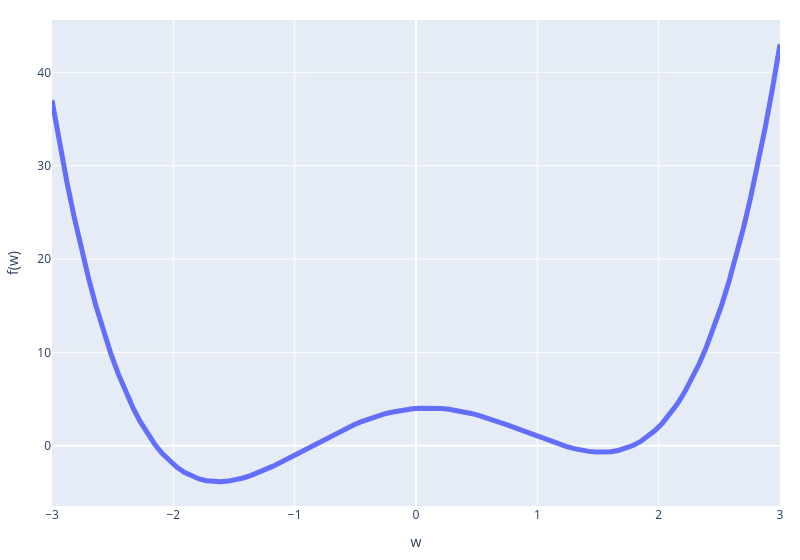

The notebook cell this image was saved under:
### Markdown cell above
**Problem 3**: Minimize the function
\begin{align}
\arg \min_{w \in \mathbb{R}} w^4 - 5 w^2 + w + 4
\end{align}

<!---
$$
\arg \min_{w \in \mathbb{R}} (1-w)(1+w)(2-w)(2+w) + w
$$

```python
import sympy
w = sympy.Symbol('w')
exp = sympy.factor( (1-w)*(1+w)*(2-w)*(2+w) + w)
display(exp)
# latex for expression
sympy.latex(exp)
```
--->

### Code cell
w = np.linspace(-3,3,100)
f = lambda w: w**4 - 5 * w**2 + w + 4
fig = px.line(x=w, y=f(w), labels={'x': 'w', 'y': 'f(w)'})
#increase the line width
fig.update_traces(line_width=5)
fig.update_layout(margin=dict(l=20, r=20, t=20, b=20))
# fig.write_image("images/function3.pdf")
fig

### Figure 1 — Plotly figure (JSON) as saved in the notebook; plotly's stock layout.template omitted (floating-point values rounded to 4 significant figures)
{"data": [{"hovertemplate": "w=%{x}<br>f(w)=%{y}<extra></extra>", "legendgroup": "", "line": {"color": "#636efa", "dash": "solid", "width": 5}, "marker": {"symbol": "circle"}, "mode": "lines", "name": "", "orientation": "v", "showlegend": false, "type": "scatter", "x": [-3.0, -2.939, -2.879, -2.818, -2.758, -2.697, -2.636, -2.576, -2.515, -2.455, -2.394, -2.333, -2.273, -2.212, -2.152, -2.091, -2.03, -1.97, -1.909, -1.848, -1.788, -1.727, -1.667, -1.606, -1.545, -1.485, -1.424, -1.364, -1.303, -1.242, -1.182, -1.121, -1.061, -1.0, -0.9394, -0.8788, -0.8182, -0.7576, -0.697, -0.6364, -0.5758, -0.5152, -0.4545, -0.3939, -0.3333, -0.2727, -0.2121, -0.1515, -0.09091, -0.0303, 0.0303, 0.09091, 0.1515, 0.2121, 0.2727, 0.3333, 0.3939, 0.4545, 0.5152, 0.5758, 0.6364, 0.697, 0.7576, 0.8182, 0.8788, 0.9394, 1.0, 1.061, 1.121, 1.182, 1.242, 1.303, 1.364, 1.424, 1.485, 1.545, 1.606, 1.667, 1.727, 1.788, 1.848, 1.909, 1.97, 2.03, 2.091, 2.152, 2.212, 2.273, 2.333, 2.394, 2.455, 2.515, 2.576, 2.636, 2.697, 2.758, 2.818, 2.879, 2.939, 3.0], "xaxis": "x", "y": [37.0, 32.51, 28.37, 24.55, 21.05, 17.84, 14.92, 12.27, 9.873, 7.72, 5.795, 4.086, 2.581, 1.267, 0.1312, -0.8369, -1.649, -2.316, -2.849, -3.258, -3.553, -3.744, -3.84, -3.85, -3.783, -3.648, -3.452, -3.203, -2.91, -2.578, -2.215, -1.826, -1.42, -1.0, -0.573, -0.1437, 0.2828, 0.7022, 1.11, 1.503, 1.877, 2.228, 2.555, 2.854, 3.123, 3.361, 3.565, 3.734, 3.868, 3.965, 4.026, 4.05, 4.037, 3.989, 3.906, 3.79, 3.642, 3.464, 3.259, 3.028, 2.776, 2.504, 2.217, 1.919, 1.614, 1.306, 1.0, 0.7015, 0.416, 0.1491, -0.09291, -0.3036, -0.4761, -0.6034, -0.678, -0.6921, -0.6376, -0.5062, -0.289, 0.02301, 0.4392, 0.9693, 1.623, 2.412, 3.345, 4.434, 5.691, 7.126, 8.753, 10.58, 12.63, 14.9, 17.42, 20.19, 23.23, 26.56, 30.19, 34.12, 38.39, 43.0], "yaxis": "y"}], "layout": {"legend": {"tracegroupgap": 0}, "margin": {"b": 20, "l": 20, "r": 20, "t": 20}, "width": 800, "xaxis": {"anchor": "y", "domain": [0, 1], "title": {"text": "w"}}, "yaxis": {"anchor": "x", "domain": [0, 1], "title": {"text": "f(w)"}}}}
